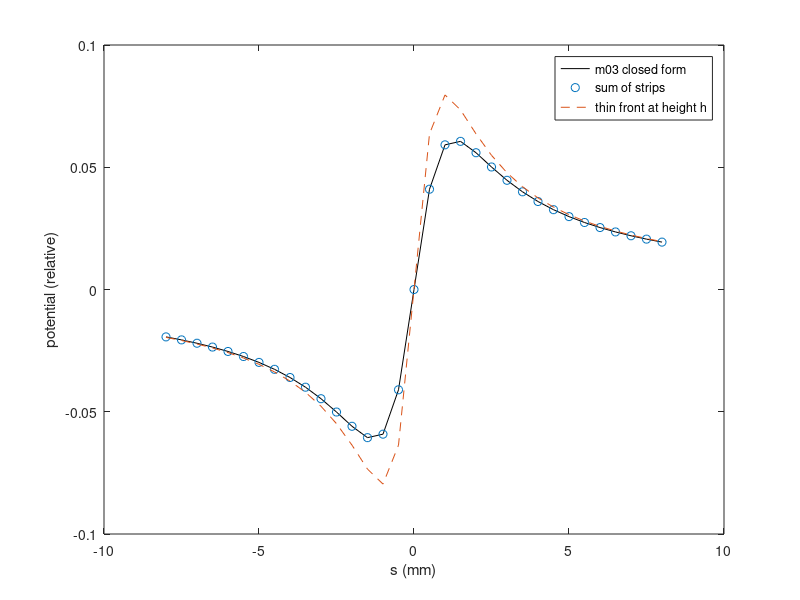

The MATLAB script that drew this image:
% m01 lab (GNU Octave / MATLAB) · Bioelectric sources: transmembrane current, dipoles and double layers
%
% Open EP Mapping Lab. Education only: not for diagnosis, treatment or any clinical decision.
% MIT License. Runs in GNU Octave or base MATLAB, no toolboxes.
%
% This is the Octave copy of parts A-E of labs/python/m01_lab.ipynb. Run with:  octave-cli m01_lab.m
% Set the environment variable EPML_NO_PLOTS=1 to skip figures (CI does this).
%
% Relative units: conductivity sigma = 1, beta = 1, dV = 1, distances in mm, as in m03.
% The "check" lines pass with the code as given; if one fails after a change, that is information.

% eq-m01-point: phi = I / (4 pi sigma r)
point_pot = @(I, sig, P, src) I ./ (4 * pi * sig * sqrt(sum((P - src).^2, 2)));
% eq-m01-dipole: phi = p . (r - r0) / (4 pi sigma |r - r0|^3)
dipole_pot = @(p, sig, P) (P * p(:)) ./ (4 * pi * sig * sqrt(sum(P.^2, 2)).^3);
pair_pot = @(I, d, sig, P) point_pot(I, sig, P, [0 0 d/2]) - point_pot(I, sig, P, [0 0 -d/2]);
% eq-m01-double-layer on the axis of a disk: Omega = 2 pi (1 - z / sqrt(z^2 + R^2)), signed by side
disk_omega_axis = @(R, z) sign(z) .* 2 * pi .* (1 - abs(z) ./ sqrt(z.^2 + R^2));
% the m03 arctangent front and eq-m01-core
front_vm = @(s, w) 0.5 - atan(s ./ w) / pi;
front_im = @(s, w) 2 * w .* s ./ (pi * (s.^2 + w^2).^2);
axial_i = @(s, w) w ./ (pi * (s.^2 + w^2));
% eq-m01-front-dipole: line of dipoles (moment p per unit length) at height h
line_dipole = @(p, sig, s, h) p .* s ./ (2 * pi * sig * (s.^2 + h^2));

make_plots = isempty(getenv('EPML_NO_PLOTS'));
check = @(cond, msg) assert(cond, msg);

% ------------------------------------------------------------------ Part A
disp('Part A: a point source');
phi = @(P) point_pot(1, 1, P, [0 0 0]);
h = 1e-3; E = eye(3) * h;
pts = [1 0 0; 0.3 -2 1.5; 5 5 5];
worst = 0;
for k = 1:3
  p = pts(k, :);
  L = 0;
  for i = 1:3
    L = L + (phi(p + E(i, :)) - 2 * phi(p) + phi(p - E(i, :))) / h^2;
  end
  worst = max(worst, abs(L / phi(p)));
end
fprintf('  largest Laplacian / potential away from the source: %.1e\n', worst);
check(worst < 1e-4, 'the potential satisfies Laplace''s equation away from the source'); disp('  check passed: Laplace''s equation');
% current through a sphere of radius R: sigma * E_r * 4 pi R^2
for R = [0.5 2 10]
  flux = 1 * (1 / (4 * pi * R^2)) * 4 * pi * R^2;
  check(abs(flux - 1) < 1e-12, 'current is conserved');
end
disp('  check passed: the current through every sphere is I');

% ------------------------------------------------------------------ Part B
disp('Part B: from a source-sink pair to a dipole');
rho = logspace(-3, 3, 200)';
P = [zeros(size(rho)) zeros(size(rho)) 0.5 + rho];
lp = log(abs(pair_pot(1, 1, 1, P)));
slope = gradient(lp, log(rho));
fprintf('  falloff slope close to the pole %.3f, far away %.3f\n', slope(1), slope(end));
check(abs(slope(1) + 1) < 0.01 && abs(slope(end) + 2) < 0.01, 'monopole close up, dipole far away');
disp('  check passed: slopes -1 and -2');
pts = [0.3 0.2 5; 1 -2 0.5; 4 1 -3];
errs = zeros(1, 3); ds = [0.5 0.1 0.02];
for k = 1:3
  d = ds(k);
  errs(k) = max(abs(pair_pot(1 / d, d, 1, pts) ./ dipole_pot([0 0 1], 1, pts) - 1));
  fprintf('  separation %.2f mm: largest relative difference from the dipole %.2e\n', d, errs(k));
end
check(errs(3) < errs(2) && errs(2) < errs(1) && errs(3) < 1e-3, 'the pair tends to the dipole');
disp('  check passed: the pair tends to the dipole');

% ------------------------------------------------------------------ Part C
disp('Part C: a double layer and its solid angle');
R = 2; n = 400;
[RR, TT] = ndgrid(((1:n) - 0.5) * R / n, ((1:2 * n) - 0.5) * pi / n);
dA = RR * (R / n) * (pi / n);
X = RR .* cos(TT); Y = RR .* sin(TT);
z0 = 1.0;
r3 = sqrt(X.^2 + Y.^2 + z0^2).^3;
dipole_sum = sum(sum(dA .* z0 ./ (4 * pi * r3)));
formula = disk_omega_axis(R, z0) / (4 * pi);
fprintf('  on the axis at 1 mm: sum of dipoles %.5f, tau Omega / (4 pi sigma) %.5f\n', dipole_sum, formula);
check(abs(dipole_sum - formula) < 1e-5, 'a uniform double layer gives tau Omega / (4 pi sigma)');
disp('  check passed: tau Omega / (4 pi sigma)');
jump = (disk_omega_axis(R, 1e-6) - disk_omega_axis(R, -1e-6)) / (4 * pi);
fprintf('  jump across the layer: %.4f (tau / sigma = 1)\n', jump);
check(abs(jump - 1) < 1e-5, 'the potential jumps by tau / sigma across the layer');
disp('  check passed: jump of tau / sigma');

% ------------------------------------------------------------------ Part D
disp('Part D: membrane current across a wavefront');
s = linspace(-20000, 20000, 2000001);
for w = [0.1 0.3 1 3]
  im = front_im(s, w);
  net = trapz(s, im);
  pm = trapz(s, s .* im);
  fprintf('  width %.1f mm: net membrane current %+.1e, dipole moment %.4f\n', w, net, pm);
  check(abs(net) < 1e-9 && abs(pm - 1) < 2e-3, 'net current zero and dipole moment beta dV');
end
disp('  check passed: every front has net current zero and dipole moment beta dV');
fine = linspace(-5, 5, 20001);
i_num = -gradient(axial_i(fine, 0.3), fine);
check(max(abs(i_num - front_im(fine, 0.3))) < 1e-3 * max(abs(front_im(fine, 0.3))), 'i_m = -dI_i/dx');
disp('  check passed: i_m = -dI_i/dx');

% ------------------------------------------------------------------ Part E
disp('Part E: the wavefront as a line of dipoles');
w = 0.3; hh = 1.0;
ss = linspace(-8, 8, 33);
x = linspace(-4000, 4000, 800001); dx = x(2) - x(1);
imx = front_im(x, w);
quad = zeros(size(ss));
for k = 1:numel(ss)
  quad(k) = -sum(imx .* log((ss(k) - x).^2 + hh^2) / 2) * dx / (2 * pi);
end
closed = (1 / (2 * pi)) * ss ./ (ss.^2 + (w + hh)^2);
err_quad = max(abs(quad - closed)) / max(abs(closed));
err_line = max(abs(line_dipole(1, 1, ss, w + hh) - closed)) / max(abs(closed));
fprintf('  sum of strips vs m03 closed form %.1e; line of dipoles at height w + h vs closed form %.1e\n', err_quad, err_line);
check(err_quad < 1e-6 && err_line < 1e-12, 'a front of width w at height h is a line of dipoles at height w + h');
disp('  check passed: a front of width w at height h is a line of dipoles at height w + h');

if make_plots
  figure; plot(ss, closed, 'k-', ss, quad, 'o', ss, line_dipole(1, 1, ss, hh), '--');
  xlabel('s (mm)'); ylabel('potential (relative)');
  legend('m03 closed form', 'sum of strips', 'thin front at height h');
end
disp('All checks passed.');
